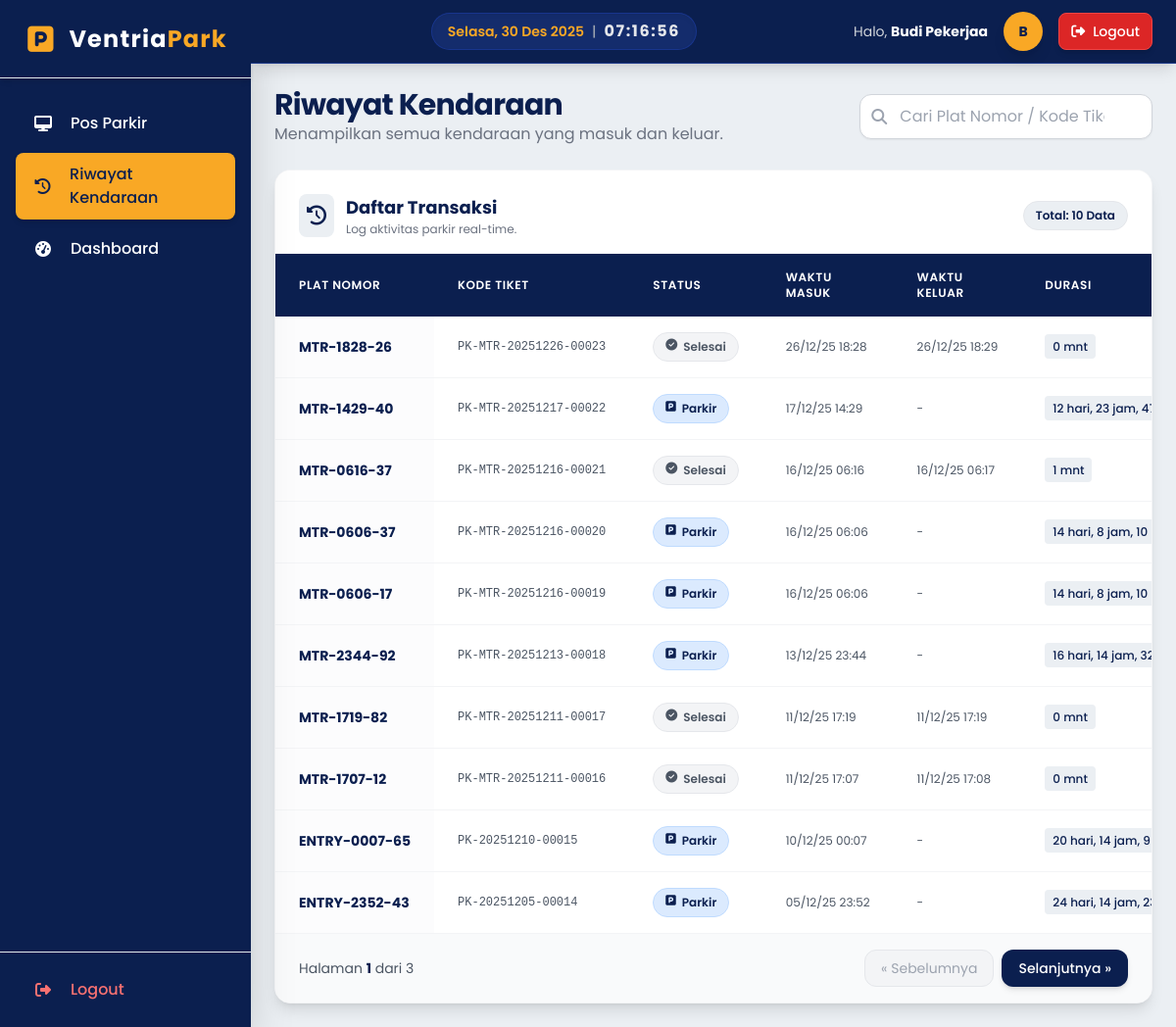
Page /pages/pekerja/riwayat_kendaraan.php (signed in) on the committed database.
### tables this page shows
CREATE TABLE `transaksi_parkir` (
  `id` int(11) NOT NULL,
  `id_kendaraan` int(11) NOT NULL,
  `kode_barcode` varchar(50) NOT NULL,
  `waktu_masuk` datetime NOT NULL,
  `waktu_keluar` datetime DEFAULT NULL,
  `biaya` decimal(10,2) DEFAULT NULL,
  `status` enum('masuk','keluar') NOT NULL DEFAULT 'masuk',
  `foto_masuk` varchar(255) DEFAULT NULL,
  `foto_keluar` varchar(255) DEFAULT NULL,
  `id_petugas_masuk` int(11) NOT NULL,
  `id_petugas_keluar` int(11) DEFAULT NULL,
  `created_at` datetime DEFAULT current_timestamp()
);

CREATE TABLE `kendaraan` (
  `id` int(11) NOT NULL,
  `plat_nomor` varchar(20) NOT NULL,
  `jenis` enum('mobil','motor') NOT NULL,
  `foto` varchar(255) DEFAULT NULL,
  `created_at` datetime DEFAULT current_timestamp()
);

### pages/pekerja/riwayat_kendaraan.php (the view, shortened to what this page needs)
<?php
require_once '../../core/init.php';
$limit = 10;
$page = (int)($_GET['page'] ?? 1);
$offset = ($page - 1) * $limit;
$search_term = $_GET['search'] ?? '';
$search_param = "%" . $search_term . "%";
$where_clause = "";
$transaksi_list = [];
$query_data = "SELECT
                    t.id, t.kode_barcode, t.waktu_masuk, t.waktu_keluar, t.status, t.biaya,
                    k.plat_nomor, k.jenis
               FROM transaksi_parkir t
               JOIN kendaraan k ON t.id_kendaraan = k.id
               $where_clause
               ORDER BY t.waktu_masuk DESC
               LIMIT ? OFFSET ?";
$stmt_data = $db->prepare($query_data);
if (!empty($search_term)) {
    $stmt_data->bind_param("ssii", $search_param, $search_param, $limit, $offset);
} else {
    $stmt_data->bind_param("ii", $limit, $offset);
}
$stmt_data->execute();
$result_data = $stmt_data->get_result();
while ($row = $result_data->fetch_assoc()) {
    $transaksi_list[] = $row;
}
$query_total = "SELECT COUNT(t.id) AS total
                FROM transaksi_parkir t
                JOIN kendaraan k ON t.id_kendaraan = k.id
                $where_clause";
$stmt_total = $db->prepare($query_total);
$stmt_total->execute();
$total_data = $stmt_total->get_result()->fetch_assoc()['total'];
$total_pages = ceil($total_data / $limit);
function formatDurasi($waktu_masuk_dt, $waktu_referensi_dt) {
    $durasi = $waktu_referensi_dt->diff($waktu_masuk_dt);
    $format = '';
    if ($durasi->d > 0) $format .= $durasi->d . ' hari, ';
    if ($durasi->h > 0) $format .= $durasi->h . ' jam, ';
    $format .= $durasi->i . ' mnt';
    return $format;
}
?>
<?php require_once '../../templates/header_app.php';  ?>
<?php require_once '../../templates/sidebar.php';  ?>
<div class="flex-1 flex flex-col overflow-hidden">
    <?php require_once '../../templates/navbar_app.php';  ?>
    <main class="flex-1 overflow-x-hidden overflow-y-auto bg-secondary p-6">
        <div class="container mx-auto max-w-7xl">
            <div class="flex flex-col md:flex-row justify-between items-center mb-6 gap-4">
                <div>
                    <h2 class="text-2xl md:text-3xl font-bold text-primary tracking-tight">Riwayat Kendaraan</h2>
                    <p class="text-gray-500">Menampilkan semua kendaraan yang masuk dan keluar.</p>
                </div>
                <form action="riwayat_kendaraan.php" method="GET" class="w-full md:w-1/3">
                    <div class="relative group">
                        <i class="fas fa-search absolute left-3 top-1/2 -translate-y-1/2 text-gray-400 group-focus-within:text-primary transition duration-200"></i>
                        <input
                            type="text"
                            name="search"
                            class="w-full pl-10 pr-12 py-2.5 rounded-xl border border-gray-300 focus:ring-2 focus:ring-primary focus:border-primary transition text-gray-800 placeholder-gray-400 shadow-sm"
                            placeholder="Cari Plat Nomor / Kode Tiket..."
                            value="<?php echo htmlspecialchars($search_term); ?>"
                        />
                    </div>
                </form>
            </div>
            <div class="bg-white rounded-2xl shadow-lg border border-gray-100 overflow-hidden">
                <div class="p-6 pb-4 flex items-center justify-between bg-white border-b border-gray-50">
                    <div class="flex items-center gap-3">
                        <div class="bg-secondary p-2 rounded-lg text-primary">
                            <i class="fas fa-history text-xl"></i>
                        </div>
                        <div>
                            <h3 class="text-lg font-bold text-primary">Daftar Transaksi</h3>
                            <p class="text-xs text-gray-500">Log aktivitas parkir real-time.</p>
                        </div>
                    </div>
                    <div class="hidden md:flex items-center gap-2 text-xs">
                        <span class="px-3 py-1.5 rounded-full bg-secondary text-primary font-semibold border border-gray-200">
                            Total: <?php echo !empty($transaksi_list) ? count($transaksi_list) : 0; ?> Data
                        </span>
                    </div>
                </div>
                <div class="overflow-x-auto">
                    <table class="min-w-full text-sm">
                        <thead class="bg-primary text-white sticky top-0 z-10">
                            <tr class="text-left">
                                <th class="px-6 py-4 font-semibold uppercase tracking-wider text-xs">Plat Nomor</th>
                                <th class="px-6 py-4 font-semibold uppercase tracking-wider text-xs">Kode Tiket</th>
                                <th class="px-6 py-4 font-semibold uppercase tracking-wider text-xs">Status</th>
                                <th class="px-6 py-4 font-semibold uppercase tracking-wider text-xs">Waktu Masuk</th>
                                <th class="px-6 py-4 font-semibold uppercase tracking-wider text-xs">Waktu Keluar</th>
                                <th class="px-6 py-4 font-semibold uppercase tracking-wider text-xs">Durasi</th>
                            </tr>
                        </thead>
                        <tbody class="divide-y divide-gray-100">
                            <?php if (empty($transaksi_list)): ?>
                                <tr>
                                    <td colspan="8" class="px-6 py-12 text-center text-gray-500 bg-gray-50">
                                        <div class="flex flex-col items-center justify-center">
                                            <i class="fas fa-clipboard-list text-4xl text-gray-300 mb-3"></i>
                                            <p><?php echo !empty($search_term) ? 'Data tidak ditemukan untuk pencarian tersebut.' : 'Belum ada data transaksi.'; ?></p>
                                        </div>
                                    </td>
                                </tr>
                            <?php else: ?>
                                <?php foreach ($transaksi_list as $trx): ?>
                                    <?php
                                    $waktu_masuk_dt = new DateTime($trx['waktu_masuk']);
                                    $durasi_format = '';
                                    if ($trx['status'] == 'masuk') {
                                        $waktu_referensi_dt = new DateTime();
                                        $durasi_format = formatDurasi($waktu_masuk_dt, $waktu_referensi_dt);
                                    } else {
                                        $waktu_referensi_dt = new DateTime($trx['waktu_keluar']);
                                        $durasi_format = formatDurasi($waktu_masuk_dt, $waktu_referensi_dt);
                                    }
                                    ?>
                                    <tr class="hover:bg-blue-50 transition duration-150">
                                        <td class="px-6 py-4 whitespace-nowrap font-bold text-primary bg-gray-50/50">
                                            <?php echo htmlspecialchars($trx['plat_nomor']); ?>
                                        </td>
                                        <td class="px-6 py-4 whitespace-nowrap text-gray-600 font-mono text-xs">
                                            <?php echo htmlspecialchars($trx['kode_barcode']); ?>
                                        </td>
                                        <td class="px-6 py-4 whitespace-nowrap">
                                            <?php if ($trx['status'] == 'masuk'): ?>
                                                <span class="px-3 py-1 inline-flex text-xs leading-5 font-semibold rounded-full bg-blue-100 text-primary border border-blue-200">
                                                    <i class="fas fa-parking mr-1.5 mt-0.5"></i> Parkir
                                                </span>
                                            <?php else: ?>
                                                <span class="px-3 py-1 inline-flex text-xs leading-5 font-semibold rounded-full bg-gray-100 text-gray-600 border border-gray-200">
                                                    <i class="fas fa-check-circle mr-1.5 mt-0.5"></i> Selesai
                                                </span>
                                            <?php endif; ?>
                                        </td>
                                        <td class="px-6 py-4 whitespace-nowrap text-gray-600 text-xs">
                                            <?php echo date('d/m/y H:i', strtotime($trx['waktu_masuk'])); ?>
                                        </td>
                                        <td class="px-6 py-4 whitespace-nowrap text-gray-600 text-xs">
                                            <?php echo ($trx['waktu_keluar']) ? date('d/m/y H:i', strtotime($trx['waktu_keluar'])) : '-'; ?>
                                        </td>
                                        <td class="px-6 py-4 whitespace-nowrap text-gray-600 text-xs">
                                            <span class="bg-secondary px-2 py-1 rounded text-primary font-medium">
                                                <?php echo $durasi_format; ?>
                                            </span>
                                        </td>
                                    </tr>
                                <?php endforeach; ?>
                            <?php endif; ?>
                        </tbody>
                    </table>
                </div>
                <?php if ($total_pages > 1): ?>
                    <div class="px-6 py-4 border-t border-gray-100 flex flex-col sm:flex-row sm:items-center sm:justify-between gap-3 bg-gray-50">
                        <span class="text-sm text-gray-600">
                            Halaman <span class="font-bold text-primary"><?php echo $page; ?></span> dari <?php echo $total_pages; ?>
                        </span>
                        <div class="flex gap-2">
                            <?php if ($page > 1): ?>
                                <a href="?page=<?php echo $page - 1; ?>&search=<?php echo urlencode($search_term); ?>"
                                   class="px-4 py-2 text-sm text-primary bg-white hover:bg-secondary border border-gray-200 rounded-xl transition shadow-sm font-medium">
                                    &laquo; Sebelumnya
                                </a>
                            <?php else: ?>
                                <span class="px-4 py-2 text-sm text-gray-400 bg-gray-100 border border-gray-200 rounded-xl cursor-not-allowed">
                                    &laquo; Sebelumnya
                                </span>
                            <?php endif; ?>
                            <?php if ($page < $total_pages): ?>
                                <a href="?page=<?php echo $page + 1; ?>&search=<?php echo urlencode($search_term); ?>"
                                   class="px-4 py-2 text-sm text-white bg-primary hover:bg-blue-900 border border-transparent rounded-xl transition shadow-md font-medium">
                                    Selanjutnya &raquo;
                                </a>
                            <?php else: ?>
                                <span class="px-4 py-2 text-sm text-gray-400 bg-gray-100 border border-gray-200 rounded-xl cursor-not-allowed">
                                    Selanjutnya &raquo;
                                </span>
                            <?php endif; ?>
                        </div>
                    </div>
                <?php endif; ?>
            </div>
        </div>
    </main>
</div>
<?php require_once '../../templates/footer_app.php';  ?>

### rows in the picture
transaksi_parkir: id_kendaraan.plat_nomor "MTR-1828-26", kode_barcode "PK-MTR-20251226-00023", status "keluar" (drawn), waktu_masuk "26/12/25 18:28", waktu_keluar "26/12/25 18:29", durasi_format "0 mnt"
transaksi_parkir: id_kendaraan.plat_nomor "MTR-1429-40", kode_barcode "PK-MTR-20251217-00022", status "masuk" (drawn), waktu_masuk "17/12/25 14:29", waktu_masuk "12 hari, 23 jam,…"
transaksi_parkir: id_kendaraan.plat_nomor "MTR-0616-37", kode_barcode "PK-MTR-20251216-00021", status "keluar" (drawn), waktu_masuk "16/12/25 06:16", waktu_keluar "16/12/25 06:17", durasi_format "1 mnt"
transaksi_parkir: id_kendaraan.plat_nomor "MTR-0606-37", kode_barcode "PK-MTR-20251216-00020", status "masuk" (drawn), waktu_masuk "16/12/25 06:06", waktu_masuk "14 hari, 8 jam, 10…"
transaksi_parkir: id_kendaraan.plat_nomor "MTR-0606-17", kode_barcode "PK-MTR-20251216-00019", status "masuk" (drawn), waktu_masuk "16/12/25 06:06", waktu_masuk "14 hari, 8 jam, 10…"
transaksi_parkir: id_kendaraan.plat_nomor "MTR-2344-92", kode_barcode "PK-MTR-20251213-00018", status "masuk" (drawn), waktu_masuk "13/12/25 23:44", waktu_masuk "16 hari, 14 jam,…"
transaksi_parkir: id_kendaraan.plat_nomor "MTR-1719-82", kode_barcode "PK-MTR-20251211-00017", status "keluar" (drawn), waktu_masuk "11/12/25 17:19", waktu_keluar "11/12/25 17:19", durasi_format "0 mnt"
transaksi_parkir: id_kendaraan.plat_nomor "MTR-1707-12", kode_barcode "PK-MTR-20251211-00016", status "keluar" (drawn), waktu_masuk "11/12/25 17:07", waktu_keluar "11/12/25 17:08", durasi_format "0 mnt"
transaksi_parkir: id_kendaraan.plat_nomor "ENTRY-0007-65", kode_barcode "PK-20251210-00015", status "masuk" (drawn), waktu_masuk "10/12/25 00:07", waktu_masuk "20 hari, 14 jam, 9…"
transaksi_parkir: id_kendaraan.plat_nomor "ENTRY-2352-43", kode_barcode "PK-20251205-00014", status "masuk" (drawn), waktu_masuk "05/12/25 23:52", waktu_masuk "24 hari, 14 jam,…"

### other values in the picture
$user_nama "Budi Pekerjaa"
substr($user_nama, 0, 1) "B"
count($transaksi_list) "10"
$page "1"
$total_pages "3"
